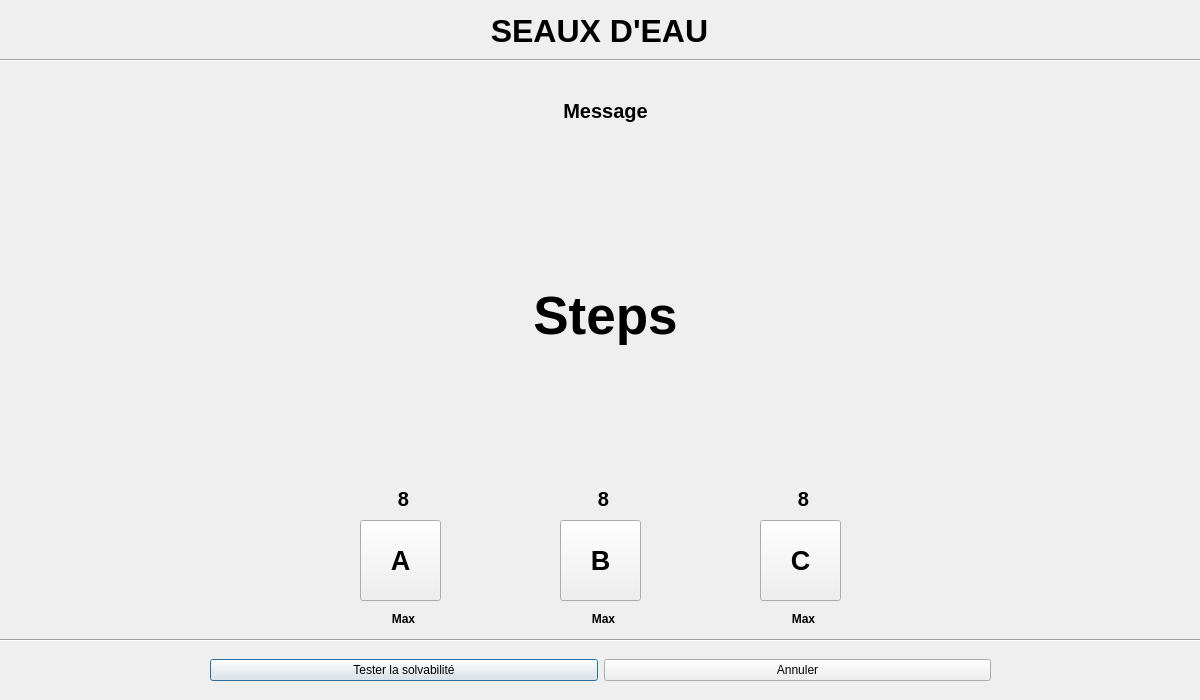
<?xml version="1.0" encoding="UTF-8"?>
<ui version="4.0">
 <class>jeux_des_seaux_deau</class>
 <widget class="QDialog" name="jeux_des_seaux_deau">
  <property name="geometry">
   <rect>
    <x>0</x>
    <y>0</y>
    <width>1200</width>
    <height>700</height>
   </rect>
  </property>
  <property name="minimumSize">
   <size>
    <width>1200</width>
    <height>700</height>
   </size>
  </property>
  <property name="maximumSize">
   <size>
    <width>1200</width>
    <height>700</height>
   </size>
  </property>
  <property name="windowTitle">
   <string>Seaux d'eau</string>
  </property>
  <property name="layoutDirection">
   <enum>Qt::LeftToRight</enum>
  </property>
  <widget class="QWidget" name="horizontalLayoutWidget">
   <property name="geometry">
    <rect>
     <x>210</x>
     <y>650</y>
     <width>781</width>
     <height>41</height>
    </rect>
   </property>
   <layout class="QHBoxLayout" name="horizontalLayout">
    <item>
     <widget class="QPushButton" name="solvability">
      <property name="text">
       <string>Tester la solvabilité</string>
      </property>
     </widget>
    </item>
    <item>
     <widget class="QPushButton" name="pushButton">
      <property name="styleSheet">
       <string notr="true"/>
      </property>
      <property name="text">
       <string>Annuler</string>
      </property>
     </widget>
    </item>
   </layout>
  </widget>
  <widget class="QWidget" name="horizontalLayoutWidget_2">
   <property name="geometry">
    <rect>
     <x>399</x>
     <y>10</y>
     <width>401</width>
     <height>41</height>
    </rect>
   </property>
   <layout class="QHBoxLayout" name="horizontalLayout_2">
    <item>
     <widget class="QLabel" name="label">
      <property name="font">
       <font>
        <pointsize>24</pointsize>
        <weight>75</weight>
        <bold>true</bold>
        <strikeout>false</strikeout>
       </font>
      </property>
      <property name="text">
       <string>SEAUX D'EAU</string>
      </property>
      <property name="alignment">
       <set>Qt::AlignCenter</set>
      </property>
     </widget>
    </item>
   </layout>
  </widget>
  <widget class="Line" name="line">
   <property name="geometry">
    <rect>
     <x>0</x>
     <y>630</y>
     <width>1201</width>
     <height>20</height>
    </rect>
   </property>
   <property name="orientation">
    <enum>Qt::Horizontal</enum>
   </property>
  </widget>
  <widget class="Line" name="line_2">
   <property name="geometry">
    <rect>
     <x>0</x>
     <y>50</y>
     <width>1201</width>
     <height>20</height>
    </rect>
   </property>
   <property name="orientation">
    <enum>Qt::Horizontal</enum>
   </property>
  </widget>
  <widget class="QPushButton" name="seau_B">
   <property name="geometry">
    <rect>
     <x>560</x>
     <y>520</y>
     <width>81</width>
     <height>81</height>
    </rect>
   </property>
   <property name="font">
    <font>
     <pointsize>20</pointsize>
     <weight>75</weight>
     <bold>true</bold>
    </font>
   </property>
   <property name="layoutDirection">
    <enum>Qt::LeftToRight</enum>
   </property>
   <property name="styleSheet">
    <string notr="true">background-image: url(:/images/images/icons8-seau-de-peinture-80.png);</string>
   </property>
   <property name="text">
    <string>B</string>
   </property>
  </widget>
  <widget class="QPushButton" name="seau_C">
   <property name="geometry">
    <rect>
     <x>760</x>
     <y>520</y>
     <width>81</width>
     <height>81</height>
    </rect>
   </property>
   <property name="font">
    <font>
     <pointsize>20</pointsize>
     <weight>75</weight>
     <bold>true</bold>
    </font>
   </property>
   <property name="layoutDirection">
    <enum>Qt::LeftToRight</enum>
   </property>
   <property name="styleSheet">
    <string notr="true">background-image: url(:/images/images/icons8-seau-de-peinture-80.png);</string>
   </property>
   <property name="text">
    <string>C</string>
   </property>
  </widget>
  <widget class="QWidget" name="horizontalLayoutWidget_3">
   <property name="geometry">
    <rect>
     <x>260</x>
     <y>90</y>
     <width>691</width>
     <height>41</height>
    </rect>
   </property>
   <layout class="QHBoxLayout" name="horizontalLayout_3">
    <item>
     <widget class="QLabel" name="message">
      <property name="font">
       <font>
        <pointsize>15</pointsize>
        <weight>75</weight>
        <bold>true</bold>
       </font>
      </property>
      <property name="text">
       <string>Message</string>
      </property>
      <property name="alignment">
       <set>Qt::AlignCenter</set>
      </property>
     </widget>
    </item>
   </layout>
  </widget>
  <widget class="QPushButton" name="seau_A">
   <property name="geometry">
    <rect>
     <x>360</x>
     <y>520</y>
     <width>81</width>
     <height>81</height>
    </rect>
   </property>
   <property name="font">
    <font>
     <pointsize>20</pointsize>
     <weight>75</weight>
     <bold>true</bold>
    </font>
   </property>
   <property name="layoutDirection">
    <enum>Qt::LeftToRight</enum>
   </property>
   <property name="styleSheet">
    <string notr="true">background-image: url(:/images/images/icons8-seau-de-peinture-80.png);</string>
   </property>
   <property name="text">
    <string>A</string>
   </property>
  </widget>
  <widget class="QLabel" name="steps">
   <property name="geometry">
    <rect>
     <x>500</x>
     <y>240</y>
     <width>211</width>
     <height>151</height>
    </rect>
   </property>
   <property name="font">
    <font>
     <pointsize>40</pointsize>
     <weight>75</weight>
     <bold>true</bold>
    </font>
   </property>
   <property name="text">
    <string>Steps</string>
   </property>
   <property name="alignment">
    <set>Qt::AlignCenter</set>
   </property>
  </widget>
  <widget class="QLabel" name="seau_A_contents">
   <property name="geometry">
    <rect>
     <x>370</x>
     <y>490</y>
     <width>67</width>
     <height>17</height>
    </rect>
   </property>
   <property name="font">
    <font>
     <pointsize>15</pointsize>
     <weight>75</weight>
     <bold>true</bold>
    </font>
   </property>
   <property name="text">
    <string>8</string>
   </property>
   <property name="alignment">
    <set>Qt::AlignCenter</set>
   </property>
  </widget>
  <widget class="QLabel" name="seau_B_contents">
   <property name="geometry">
    <rect>
     <x>570</x>
     <y>490</y>
     <width>67</width>
     <height>17</height>
    </rect>
   </property>
   <property name="font">
    <font>
     <pointsize>15</pointsize>
     <weight>75</weight>
     <bold>true</bold>
    </font>
   </property>
   <property name="text">
    <string>8</string>
   </property>
   <property name="alignment">
    <set>Qt::AlignCenter</set>
   </property>
  </widget>
  <widget class="QLabel" name="seau_C_contents">
   <property name="geometry">
    <rect>
     <x>770</x>
     <y>490</y>
     <width>67</width>
     <height>17</height>
    </rect>
   </property>
   <property name="font">
    <font>
     <pointsize>15</pointsize>
     <weight>75</weight>
     <bold>true</bold>
    </font>
   </property>
   <property name="text">
    <string>8</string>
   </property>
   <property name="alignment">
    <set>Qt::AlignCenter</set>
   </property>
  </widget>
  <widget class="QLabel" name="max_seau_A">
   <property name="geometry">
    <rect>
     <x>370</x>
     <y>610</y>
     <width>67</width>
     <height>17</height>
    </rect>
   </property>
   <property name="font">
    <font>
     <weight>75</weight>
     <bold>true</bold>
    </font>
   </property>
   <property name="text">
    <string>Max</string>
   </property>
   <property name="alignment">
    <set>Qt::AlignCenter</set>
   </property>
  </widget>
  <widget class="QLabel" name="max_seau_B">
   <property name="geometry">
    <rect>
     <x>570</x>
     <y>610</y>
     <width>67</width>
     <height>17</height>
    </rect>
   </property>
   <property name="font">
    <font>
     <weight>75</weight>
     <bold>true</bold>
    </font>
   </property>
   <property name="text">
    <string>Max</string>
   </property>
   <property name="alignment">
    <set>Qt::AlignCenter</set>
   </property>
  </widget>
  <widget class="QLabel" name="max_seau_C">
   <property name="geometry">
    <rect>
     <x>770</x>
     <y>610</y>
     <width>67</width>
     <height>17</height>
    </rect>
   </property>
   <property name="font">
    <font>
     <weight>75</weight>
     <bold>true</bold>
    </font>
   </property>
   <property name="text">
    <string>Max</string>
   </property>
   <property name="alignment">
    <set>Qt::AlignCenter</set>
   </property>
  </widget>
 </widget>
 <resources/>
 <connections/>
</ui>
